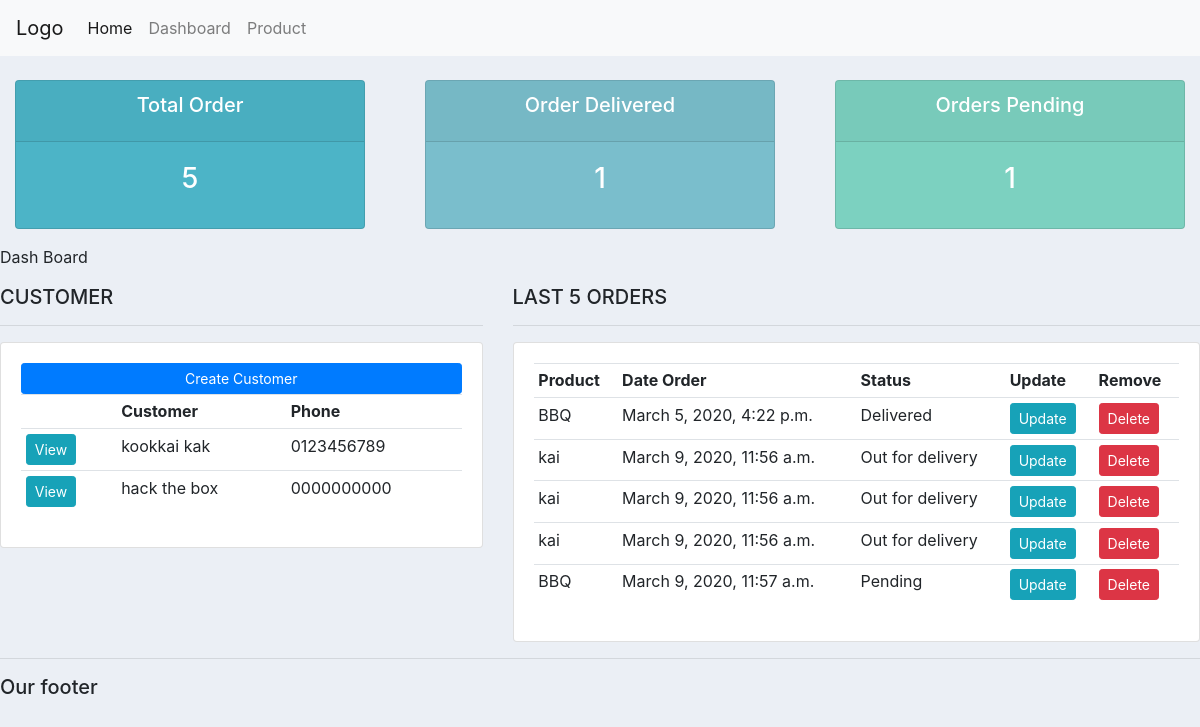
/, run on an earlier commit of the app's database.
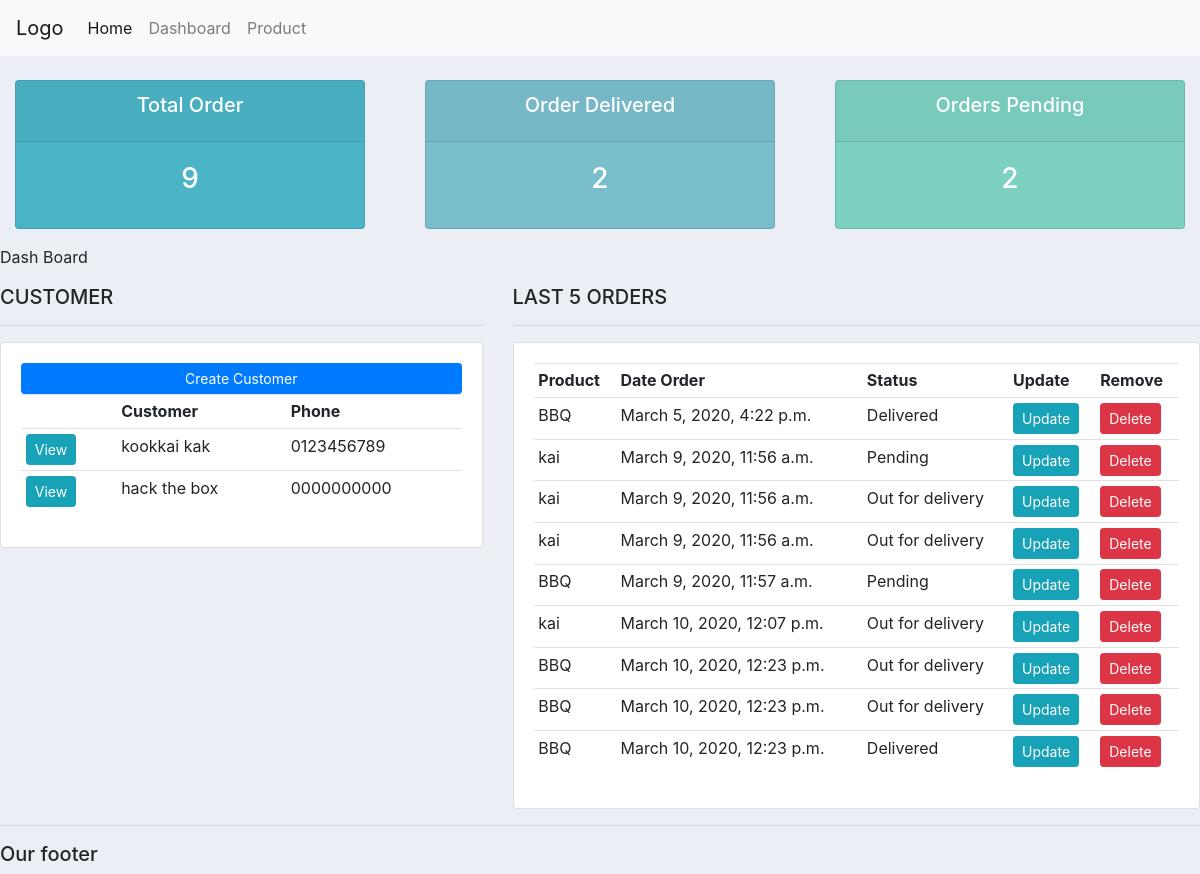
And on a later commit of the database.
### accounts/models.py (models this page shows, shortened)
class Customer(models.Model):
    name = models.CharField(max_length=200,null = True)
    phone =  models.CharField(max_length=200,null = True)
    email =  models.CharField(max_length=200,null = True)
    date_created = models.DateTimeField(auto_now_add = True,null = True)

class Order(models.Model):
    STATUS = (
            ('Pending','Pending'),
            ('Out for delivery','Out for delivery'),
            ('Delivered','Delivered'),
    )
    customer = models.ForeignKey(Customer,null=True,on_delete = models.SET_NULL)
    product = models.ForeignKey(Product,null=True,on_delete  = models.SET_NULL)
    date_created = models.DateTimeField(auto_now_add = True,null = True)
    status = models.CharField(max_length=200,null = True,choices=STATUS)
    note = models.CharField(max_length=1000,null = True)

class Product(models.Model):
    CATEGORY = (
            ('Indoor','Indoor'),
            ('Out Door','Out Door'),
    )
    name = models.CharField(max_length=200,null = True)
    price = models.FloatField(null = True)
    category = models.CharField(max_length=200,null = True,choices=CATEGORY)
    description = models.CharField(max_length=200,null = True,blank=True)
    date_created =  models.DateTimeField(auto_now_add = True,null = True)
    tags = models.ManyToManyField(Tag)
    def __str__(self):
        return self.name

### accounts/views.py (the view)
# urls.py: path('',views.home,name="home"),
def home(request):
    orders = Order.objects.all()
    customers = Customer.objects.all()
    total_customer = customers.count()
    total_orders = orders.count()
    delivered = orders.filter(status='Delivered').count()
    pending = orders.filter(status='Pending').count()
    context = {'orders':orders, 'customers':customers
    ,'total_customer':total_customer,'total_orders':total_orders,'delivered':delivered,
    'pending':pending
    }
    return render(request,'accounts/dashboard.html',context)

### accounts/templates/accounts/dashboard.html
{% extends 'accounts/main.html' %}
{% block content %}
{% include 'accounts/status.html'%}
  <p>Dash Board</p>
  <div class="row">
      <div class="col-md-5">
        <h5>CUSTOMER</h5>
        <hr>
        <div class="card card-body">
          <a href="#" class="btn btn-primary btn-sm btn-block">Create Customer</a>
          <table class="table table-sm">
                  <tr>
                    <th></th>
                    <th>Customer</th>
                    <th>Phone</th>
                  </tr>
                  {% for customer in customers %}
                    <tr>
                      <td><a  class="btn btn-sm btn-info" href="{% url 'customer' customer.id %}">View</a></td>
                      <td>{{customer.name}}</td>
                      <td>{{customer.phone}}</td>
                    </tr>
                  {% endfor %}
          </table>
        </div>
      </div>
      <div class="col-md-7">
            <h5>LAST 5 ORDERS</h5>
            <hr>
            <div class="card card-body">
              <table class="table table-sm">
                      <tr>
                        <th>Product</th>
                        <th>Date Order</th>
                        <th>Status</th>
                        <th>Update</th>
                        <th>Remove</th>
                      </tr>
                      {% for order in orders %}
                        <tr>
                          <td>{{order.product}}</td>
                          <td>{{order.date_created}}</td>
                          <td>{{order.status}}</td>
                          <td><a  class="btn btn-sm btn-info" href="{% url 'update_order' order.id %}">Update</a></td>
                          <td><a  class="btn btn-sm btn-danger" href="{% url 'delete_order' order.id %}">Delete</a></td>
                        </tr>
                      {% endfor %}
              </table>
            </div>
      </div>
  </div>
{% endblock content %}

### accounts/templates/accounts/main.html (shortened to what this page needs)
{% load static %}
<!DOCTYPE html>
<html lang="en" dir="ltr">
  <head>
    <link rel="stylesheet" href="https://stackpath.bootstrapcdn.com/bootstrap/4.4.1/css/bootstrap.min.css">
    <link rel="stylesheet" href="{% static '\css\main.css' %}">
  </head>
  <body>
        {% include 'accounts/navbar.html' %}
        {% block content %}
        {%endblock%}
      <hr>
      <h5>Our footer</h5>
  </body>
</html>

### accounts/templates/accounts/navbar.html (shortened to what this page needs)
{% load static %}
<nav class="navbar navbar-expand-lg navbar-light bg-light">
  <a class="navbar-brand" href="#">Logo</a>
  <div class="collapse navbar-collapse" id="navbarNav">
    <ul class="navbar-nav">
      <li class="nav-item active">
        <a class="nav-link" href="{% url 'home' %}">Home </a>
      </li>
      <li class="nav-item">
        <a class="nav-link" href="{% url 'home' %}">Dashboard</a>
      </li>
      <li class="nav-item">
        <a class="nav-link" href="{% url 'product' %}">Product</a>
      </li>
    </ul>
  </div>
</nav>

### accounts/templates/accounts/status.html
<br>
<div class="row">
  <div class="col">
    <div class="col-md">
        <div class="card text-center text-white mb-3 " id="total-orders">
            <div class="card-header">
                  <h5 class="card-title">Total Order</h5>
            </div>
            <div class="card-body">
              <h3 class="card-title">{{total_orders}}</h3>
            </div>
        </div>
    </div>
  </div>
  <div class="col">
    <div class="col-md">
        <div class="card text-center text-white mb-3" id="orders-delivered">
            <div class="card-header">
                <h5 class="card-title">Order Delivered</h5>
            </div>
            <div class="card-body">
                <h3 class="card-title">{{delivered}}</h3>
            </div>
        </div>
    </div>
  </div>
  <div class="col">
    <div class="col-md">
      <div class="card text-center text-white mb-3" id="orders-pending">
          <div class="card-header">
                <h5 class="card-title">Orders Pending</h5>
          </div>
          <div class="card-body">
                <h3 class="card-title">{{pending}}</h3>
        </div>
      </div>
    </div>
  </div>
</div>

### static/css/main.css (style rules this page uses)
body { background-color: #ebeff5; }
#total-orders { background-color: #4cb4c7; }
#orders-delivered { background-color: #7abecc; }
#orders-pending { background-color: #7cd1c0; }

What changed in the data, as far as the page shows it:
changed Order (number 2 of 9 on the later page): status "Out for delivery" → "Pending"
added Order: product "kai", date_created "March 10, 2020, 12:07 p.m.", status "Out for delivery"
added Order: product "BBQ", date_created "March 10, 2020, 12:23 p.m.", status "Out for delivery"
added Order: product "BBQ", date_created "March 10, 2020, 12:23 p.m.", status "Out for delivery"
added Order: product "BBQ", date_created "March 10, 2020, 12:23 p.m.", status "Delivered"
Also different on the page:
{{ total_orders }}: "5" → "9"
{{ delivered }}: "1" → "2"
{{ pending }}: "1" → "2"
